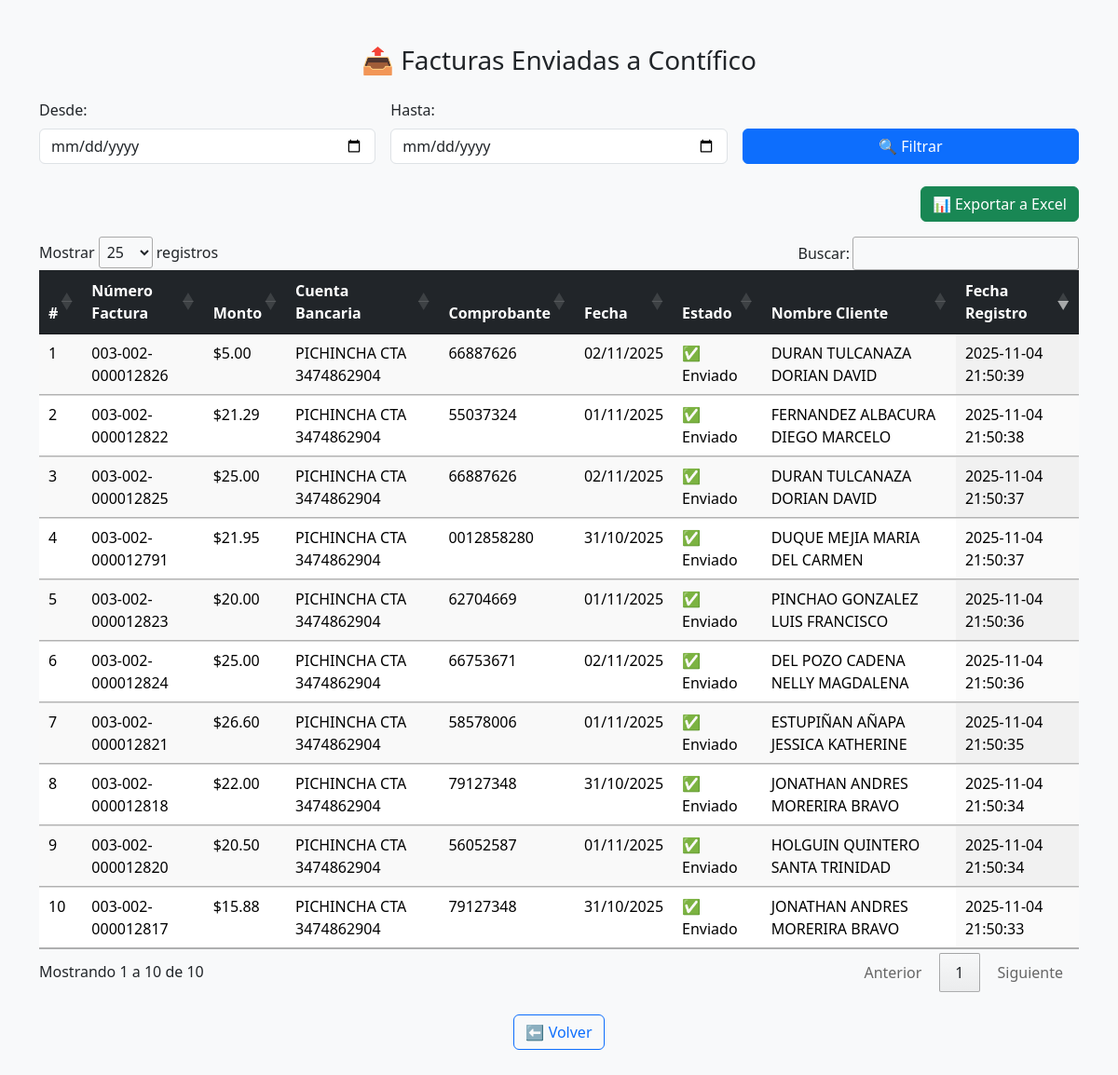
/reporte_enviadas (signed in), run on the app's committed database.
### tables this page shows
CREATE TABLE facturas_enviadas (
        id INTEGER PRIMARY KEY AUTOINCREMENT,
        documento_id TEXT,
        documento_numero TEXT,
        forma_cobro TEXT,
        monto REAL,
        cuenta_bancaria_id TEXT,
        numero_comprobante TEXT,
        fecha TEXT,
        status_envio TEXT,
        detalle_envio TEXT,
        nombre_cliente TEXT,
        creado_en TIMESTAMP DEFAULT CURRENT_TIMESTAMP
    );

### routes_modulo.py (the view)
@bp.route("/reporte_enviadas")
def route_reporte_enviadas():
    facturas = listar_facturas_enviadas()
    return render_template("reporte_enviadas.html", facturas=facturas)

### app.py (called while the page is built)
@app.before_request
def proteger_rutas():
    rutas_publicas = ["/login", "/logout", "/static", "/favicon.ico"]
    if any(request.path.startswith(r) for r in rutas_publicas):
        return None
    if session.get("user_id") and request.path == "/login":
        return redirect(url_for("rutas.home"))
    if not session.get("user_id"):
        return redirect(url_for("login"))

### core/envio_client.py (called while the page is built)
def _conn():
    return sqlite3.connect(DB_PATH)

def listar_facturas_enviadas():
    con = _conn()
    cur = con.cursor()
    cur.execute("""
        SELECT documento_numero, forma_cobro, monto, cuenta_bancaria_id,
               numero_comprobante, fecha, status_envio, detalle_envio,
               nombre_cliente, creado_en
        FROM facturas_enviadas
        ORDER BY creado_en DESC
    """)
    filas = cur.fetchall()
    columnas = [desc[0] for desc in cur.description]
    con.close()
    return [dict(zip(columnas, fila)) for fila in filas]

### templates/reporte_enviadas.html (shortened to what this page needs)
<!doctype html>
<html lang="es">
<head>
  <link rel="stylesheet" href="https://cdn.jsdelivr.net/npm/bootstrap@5.3.3/dist/css/bootstrap.min.css">
  <link rel="stylesheet" href="https://cdn.datatables.net/1.13.8/css/jquery.dataTables.min.css">
</head>
<body class="bg-light">
  <div class="container py-5">
    <h3 class="text-center mb-4">📤 Facturas Enviadas a Contífico</h3>
    <form method="GET" action="/facturas_enviadas" class="row g-3 align-items-end mb-4">
      <div class="col-md-4">
        <label for="fecha_inicio" class="form-label">Desde:</label>
        <input type="date" id="fecha_inicio" name="fecha_inicio" class="form-control" value="{{ fecha_inicio }}">
      </div>
      <div class="col-md-4">
        <label for="fecha_fin" class="form-label">Hasta:</label>
        <input type="date" id="fecha_fin" name="fecha_fin" class="form-control" value="{{ fecha_fin }}">
      </div>
      <div class="col-md-4 text-center">
        <button type="submit" class="btn btn-primary w-100 mt-2">🔍 Filtrar</button>
      </div>
    </form>
    <div class="text-end mb-3">
      <a href="/facturas_enviadas/exportar?fecha_inicio={{ fecha_inicio }}&fecha_fin={{ fecha_fin }}"
         class="btn btn-success">📊 Exportar a Excel</a>
    </div>
    <table id="tabla" class="display table table-striped table-hover" style="width:100%">
      <thead class="table-dark">
        <tr>
          <th>#</th>
          <th>Número Factura</th>
          <th>Monto</th>
          <th>Cuenta Bancaria</th>
          <th>Comprobante</th>
          <th>Fecha</th>
          <th>Estado</th>
          <th>Nombre Cliente</th>
          <th>Fecha Registro</th>
        </tr>
      </thead>
      <tbody>
        {% for f in facturas %}
        <tr>
          <td>{{ loop.index }}</td>
          <td>{{ f.documento_numero }}</td>
          <td>${{ "%.2f"|format(f.monto) }}</td>
          <td>
            {% if f.cuenta_bancaria_id == "91qdGwQNiLvEdN8j" %}
              PICHINCHA CTA 3474862904
            {% elif f.cuenta_bancaria_id == "gDGe7DYVFWD2an2x" %}
              PEDRO MONCAYO
            {% elif f.cuenta_bancaria_id == "HACER RETENCIONES" %}
              RETENCIONES
            {% else %}
              {{ f.cuenta_bancaria_id }}
            {% endif %}
          </td>
          <td>{{ f.numero_comprobante }}</td>
          <td>{{ f.fecha }}</td>
          <td>{{ f.status_envio }}</td>
          <td>{{ f.nombre_cliente }}</td>
          <td>{{ f.creado_en }}</td>
        </tr>
        {% endfor %}
      </tbody>
    </table>
    <div class="text-center mt-4">
      <a href="/" class="btn btn-outline-primary">⬅️ Volver</a>
    </div>
  </div>
</body>
</html>

### data on the page
facturas_enviadas: documento_numero "003-002-000012826", monto "5.00", cuenta_bancaria_id "PICHINCHA CTA 3474862904", numero_comprobante "66887626", fecha "02/11/2025", status_envio "✅ Enviado", nombre_cliente "DURAN TULCANAZA DORIAN DAVID", creado_en "2025-11-04 21:50:39"
facturas_enviadas: documento_numero "003-002-000012822", monto "21.29", cuenta_bancaria_id "PICHINCHA CTA 3474862904", numero_comprobante "55037324", fecha "01/11/2025", status_envio "✅ Enviado", nombre_cliente "FERNANDEZ ALBACURA DIEGO MARCELO", creado_en "2025-11-04 21:50:38"
facturas_enviadas: documento_numero "003-002-000012825", monto "25.00", cuenta_bancaria_id "PICHINCHA CTA 3474862904", numero_comprobante "66887626", fecha "02/11/2025", status_envio "✅ Enviado", nombre_cliente "DURAN TULCANAZA DORIAN DAVID", creado_en "2025-11-04 21:50:37"
facturas_enviadas: documento_numero "003-002-000012791", monto "21.95", cuenta_bancaria_id "PICHINCHA CTA 3474862904", numero_comprobante "0012858280", fecha "31/10/2025", status_envio "✅ Enviado", nombre_cliente "DUQUE MEJIA MARIA DEL CARMEN", creado_en "2025-11-04 21:50:37"
facturas_enviadas: documento_numero "003-002-000012823", monto "20.00", cuenta_bancaria_id "PICHINCHA CTA 3474862904", numero_comprobante "62704669", fecha "01/11/2025", status_envio "✅ Enviado", nombre_cliente "PINCHAO GONZALEZ LUIS FRANCISCO", creado_en "2025-11-04 21:50:36"
facturas_enviadas: documento_numero "003-002-000012824", monto "25.00", cuenta_bancaria_id "PICHINCHA CTA 3474862904", numero_comprobante "66753671", fecha "02/11/2025", status_envio "✅ Enviado", nombre_cliente "DEL POZO CADENA NELLY MAGDALENA", creado_en "2025-11-04 21:50:36"
facturas_enviadas: documento_numero "003-002-000012821", monto "26.60", cuenta_bancaria_id "PICHINCHA CTA 3474862904", numero_comprobante "58578006", fecha "01/11/2025", status_envio "✅ Enviado", nombre_cliente "ESTUPIÑAN AÑAPA JESSICA KATHERINE", creado_en "2025-11-04 21:50:35"
facturas_enviadas: documento_numero "003-002-000012818", monto "22.00", cuenta_bancaria_id "PICHINCHA CTA 3474862904", numero_comprobante "79127348", fecha "31/10/2025", status_envio "✅ Enviado", nombre_cliente "JONATHAN ANDRES MORERIRA BRAVO", creado_en "2025-11-04 21:50:34"
facturas_enviadas: documento_numero "003-002-000012820", monto "20.50", cuenta_bancaria_id "PICHINCHA CTA 3474862904", numero_comprobante "56052587", fecha "01/11/2025", status_envio "✅ Enviado", nombre_cliente "HOLGUIN QUINTERO SANTA TRINIDAD", creado_en "2025-11-04 21:50:34"
facturas_enviadas: documento_numero "003-002-000012817", monto "15.88", cuenta_bancaria_id "PICHINCHA CTA 3474862904", numero_comprobante "79127348", fecha "31/10/2025", status_envio "✅ Enviado", nombre_cliente "JONATHAN ANDRES MORERIRA BRAVO", creado_en "2025-11-04 21:50:33"
